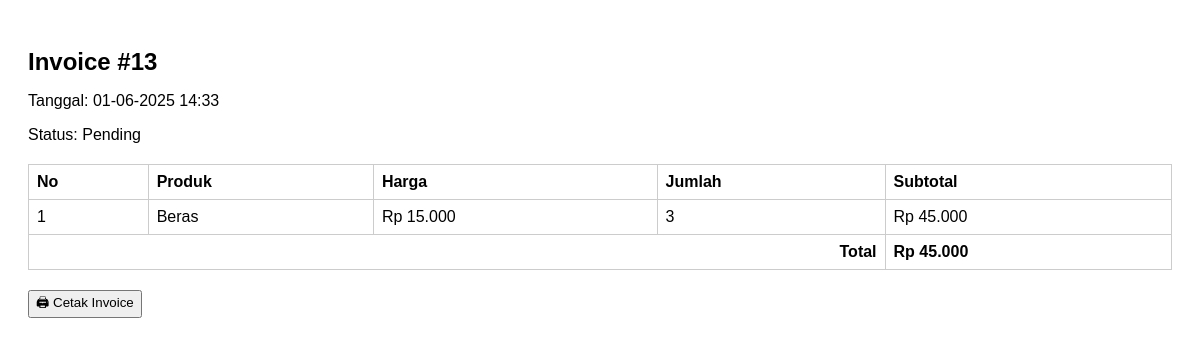
The app's page /sayuran/pembeli/invoice.php?id=13 (signed in) with its own data.
### tables this page shows
CREATE TABLE `orders` (
  `id` int(11) NOT NULL,
  `user_id` int(11) NOT NULL,
  `total_amount` decimal(10,2) NOT NULL,
  `status` enum('pending','processing','shipped','completed','cancelled') DEFAULT 'pending',
  `order_date` datetime DEFAULT current_timestamp(),
  `shipping_address_id` int(11) DEFAULT NULL,
  `billing_address_id` int(11) DEFAULT NULL,
  `notes` text DEFAULT NULL,
  `payment_method` varchar(100) NOT NULL DEFAULT '''COD''' COMMENT 'Metode pembayaran pesanan'
);

CREATE TABLE `order_items` (
  `id` int(11) NOT NULL,
  `order_id` int(11) NOT NULL,
  `product_id` int(11) NOT NULL,
  `product_name` varchar(255) NOT NULL,
  `quantity` int(11) NOT NULL,
  `price_at_order` decimal(10,2) NOT NULL
);

CREATE TABLE `produk` (
  `id` int(11) NOT NULL,
  `name` varchar(255) NOT NULL,
  `description` text DEFAULT NULL,
  `price` decimal(10,2) NOT NULL,
  `stock` int(11) NOT NULL DEFAULT 0,
  `category_id` int(11) DEFAULT NULL,
  `seller_id` int(11) DEFAULT NULL,
  `image_url` varchar(255) DEFAULT NULL,
  `created_at` timestamp NOT NULL DEFAULT current_timestamp(),
  `status_persetujuan` enum('pending','approved','rejected') DEFAULT 'pending' COMMENT 'Status persetujuan produk oleh admin'
);

### sayuran/pembeli/invoice.php (the view, shortened to what this page needs)
<?php
$order_id = (int)$_GET['id'];
$user_id = $_SESSION['user_id'];
try {
    $pdo = get_pdo_connection();
    $stmt = $pdo->prepare("SELECT * FROM orders WHERE id = ? AND user_id = ?");
    $stmt->execute([$order_id, $user_id]);
    $order = $stmt->fetch(PDO::FETCH_ASSOC);
    $stmt_items = $pdo->prepare("
        SELECT oi.*, p.name AS product_name
        FROM order_items oi
        JOIN produk p ON oi.product_id = p.id
        WHERE oi.order_id = ?
    ");
    $stmt_items->execute([$order_id]);
    $items = $stmt_items->fetchAll(PDO::FETCH_ASSOC);
} catch (PDOException $e) {
    die("Kesalahan database: " . $e->getMessage());
}
?>
<!DOCTYPE html>
<html>
<head>
</head>
<body>
    <h2>Invoice #<?php echo $order['id']; ?></h2>
    <p>Tanggal: <?php echo date('d-m-Y H:i', strtotime($order['order_date'])); ?></p>
    <p>Status: <?php echo ucfirst($order['status']); ?></p>
    <table>
        <thead>
            <tr>
                <th>No</th>
                <th>Produk</th>
                <th>Harga</th>
                <th>Jumlah</th>
                <th>Subtotal</th>
            </tr>
        </thead>
        <tbody>
            <?php
            $no = 1;
            $total = 0;
            foreach ($items as $item):
                $subtotal = $item['price_at_order'] * $item['quantity'];
                $total += $subtotal;
            ?>
            <tr>
                <td><?php echo $no++; ?></td>
                <td><?php echo htmlspecialchars($item['product_name']); ?></td>
                <td>Rp <?php echo number_format($item['price_at_order'], 0, ',', '.'); ?></td>
                <td><?php echo $item['quantity']; ?></td>
                <td>Rp <?php echo number_format($subtotal, 0, ',', '.'); ?></td>
            </tr>
            <?php endforeach; ?>
            <tr>
                <th colspan="4" class="text-right">Total</th>
                <th>Rp <?php echo number_format($total, 0, ',', '.'); ?></th>
            </tr>
        </tbody>
    </table>
    <div class="print-btn">
        <button onclick="window.print()">🖨 Cetak Invoice</button>
    </div>
</body>
</html>

### sayuran/pembeli/invoice.php (style rules this page uses)
body { font-family: Arial, sans-serif; padding: 20px; }
h2 { margin-bottom: 10px; }
table { width: 100%; border-collapse: collapse; margin-top: 20px; }
th, td { border: 1px solid #ccc; padding: 8px; text-align: left; }
.text-right { text-align: right; }
.print-btn { margin-top: 20px; }

### records on screen
orders: id "13", order_date "01-06-2025 14:33", status "Pending"
order_items: product.name "Beras", price_at_order "15.000", quantity "3", subtotal "45.000"

### other values on screen
$total "45.000"
